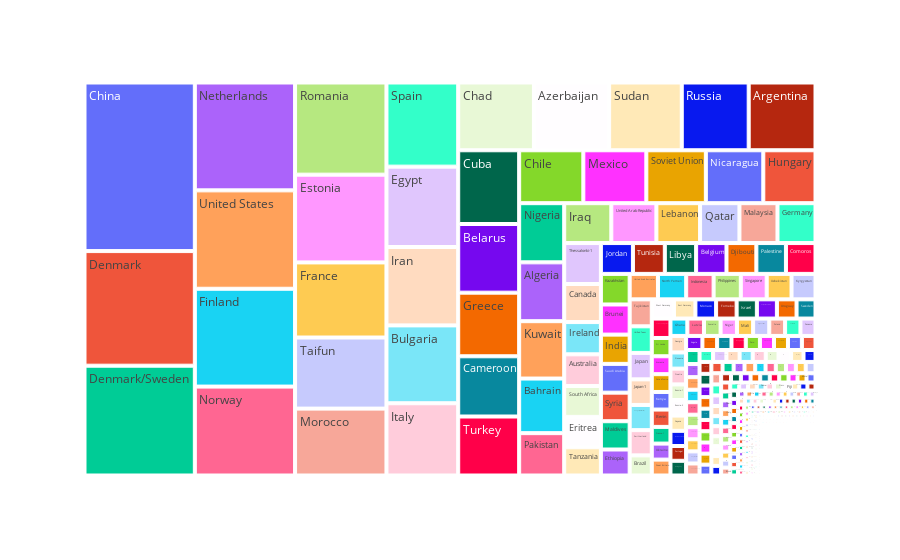

The code cell stored with this chart in its notebook:
### Code cell
top_countries=data.Team.value_counts().sort_values(ascending=False).head(1203)

u_team=data.Team.unique()
import plotly.express as px
fig=px.treemap(path=[u_team],values=top_countries)
fig.show()

### Figure 1 — Plotly figure (JSON) as saved in the notebook; plotly's stock layout.template omitted (floating-point values rounded to 4 significant figures; data arrays with more than 128 entries replaced by an {"elided": "..."} marker saying what was removed)
{"data": [{"branchvalues": "total", "domain": {"x": [0, 1], "y": [0, 1]}, "hovertemplate": "labels=%{label}<br>value=%{value}<br>parent=%{parent}<br>id=%{id}<extra></extra>", "ids": {"elided": "1203 str values"}, "labels": {"elided": "1203 str values"}, "name": "", "parents": {"elided": "1203 str values"}, "type": "treemap", "values": {"elided": "1203 int values"}}], "layout": {"legend": {"tracegroupgap": 0}, "margin": {"t": 60}}}
